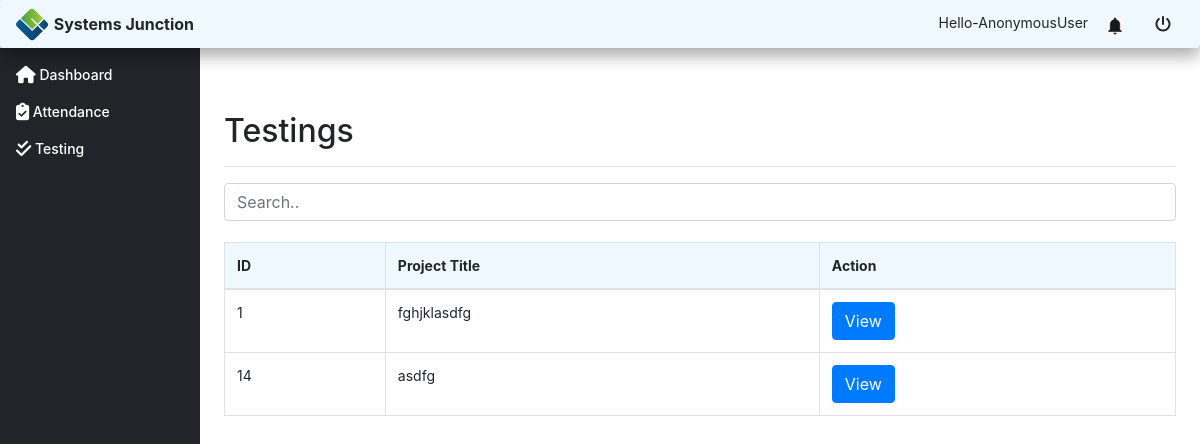
The page /testing/Test-Projects/ on the database as committed earlier.
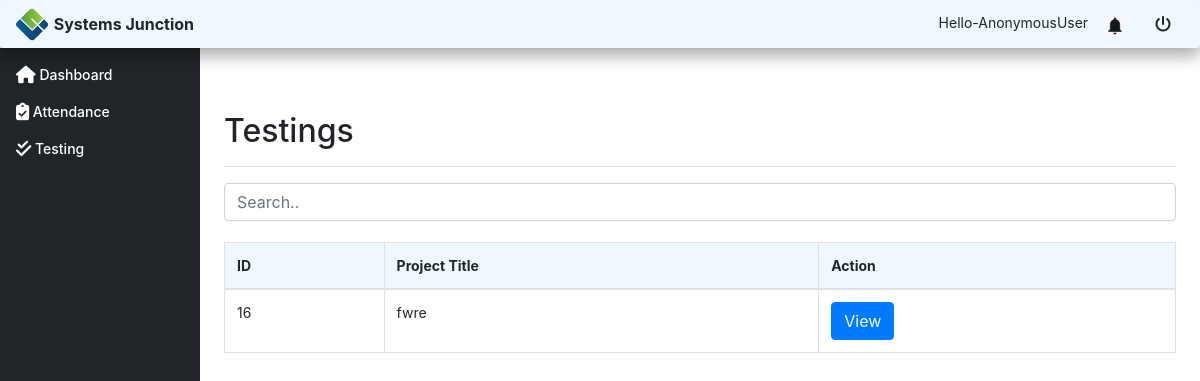
The same page on the database as committed later.
### dashboard/models.py (models this page shows, shortened)
class ProjectModel(models.Model):
    title = models.CharField(max_length=100)
    projectDescription = models.TextField(max_length=5000)
    requirement = models.ManyToManyField(Requirement, default=None)
    status=models.TextField(max_length=50, null=True)
    date= models.DateTimeField(auto_now_add=True, blank=True, null=True)
    bugs = models.ManyToManyField(Bugs, default=None)

### testing/views.py (the view)
# urls.py: path('Test-Projects/', views.Testprojects, name='Testprojects'),
def Testprojects(request):
    projects = ProjectModel.objects.all()
    return render(request, 'testing/Testprojects.html', {'projects': projects})

### testing/templates/testing/Testprojects.html (shortened to what this page needs)
{% extends 'basetemplate.html' %}
{% block content %}
        <main role="main" class="col-md-9 ml-sm-auto col-lg-10 pt-3 px-4">
          <div class="d-flex justify-content-between flex-wrap flex-md-nowrap align-items-center pb-2 mb-3 border-bottom">
            <h1 class="h2">Testings</h1>
          </div>
            <input class="form-control" id="myInput" type="text" placeholder="Search..">
        <br>
 <div class="table-responsive-lg">
            <table class="table table-bordered " style="background-color: white">
              <thead class="thead" style=" background-color: #F0F8FF">
                <tr style="color: #212529;">
                      <th>ID</th>
                      <th>Project Title</th>
                      <th>Action</th>
                </tr>
              </thead>
              <tbody id="myTable">
              {% for pro in projects %}
                <tr >
                <td>{{ pro.id }}</td>
                   <td>{{ pro.title }}</td>
                    <td>
                        <a class="btn btn-primary" href="{% url 'testing:Projects_bugs' id=pro.id %}">View</a>
                    </td>
                </tr>
              {% endfor %}
              </tbody>
            </table>
          </div>
        </main>
      </div>
    </div>
{% endblock %}

Rows that differ between the two databases and show on the page:
removed ProjectModel: id "1", title "fghjklasdfg"
removed ProjectModel: id "14", title "asdfg"
added ProjectModel: id "16", title "fwre"
